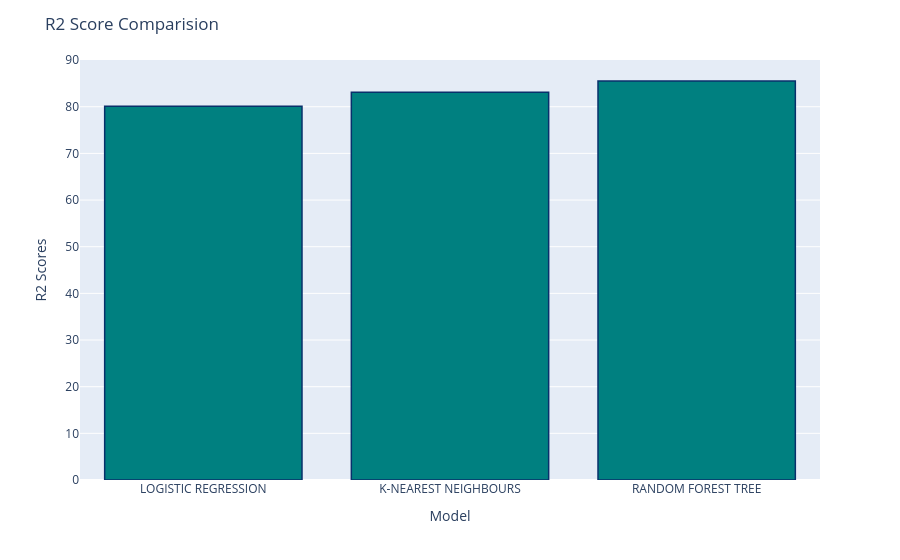

The notebook cell this image was saved under:
### Code cell
fig = px.bar(x=list(r2_scores.keys()), y=list(r2_scores.values()))
fig.update_traces(marker_color='teal', marker_line_color='rgb(8,48,107)', marker_line_width=1.5)
fig.update_layout(title="R2 Score Comparision", xaxis_title="Model", yaxis_title="R2 Scores")
fig.show()

### Figure 1 — Plotly figure (JSON) as saved in the notebook; plotly's stock layout.template omitted (floating-point values rounded to 4 significant figures)
{"data": [{"alignmentgroup": "True", "hovertemplate": "x=%{x}<br>y=%{y}<extra></extra>", "legendgroup": "", "marker": {"color": "teal", "line": {"color": "rgb(8,48,107)", "width": 1.5}, "pattern": {"shape": ""}}, "name": "", "offsetgroup": "", "orientation": "v", "showlegend": false, "textposition": "auto", "type": "bar", "x": ["LOGISTIC REGRESSION", "K-NEAREST NEIGHBOURS", "RANDOM FOREST TREE"], "xaxis": "x", "y": [80.09, 83.1, 85.52], "yaxis": "y"}], "layout": {"autosize": true, "barmode": "relative", "legend": {"tracegroupgap": 0}, "margin": {"t": 60}, "title": {"text": "R2 Score Comparision"}, "xaxis": {"anchor": "y", "autorange": true, "domain": [0, 1], "range": [-0.5, 2.5], "title": {"text": "Model"}, "type": "category"}, "yaxis": {"anchor": "x", "autorange": true, "domain": [0, 1], "range": [0, 90.02], "title": {"text": "R2 Scores"}, "type": "linear"}}}
